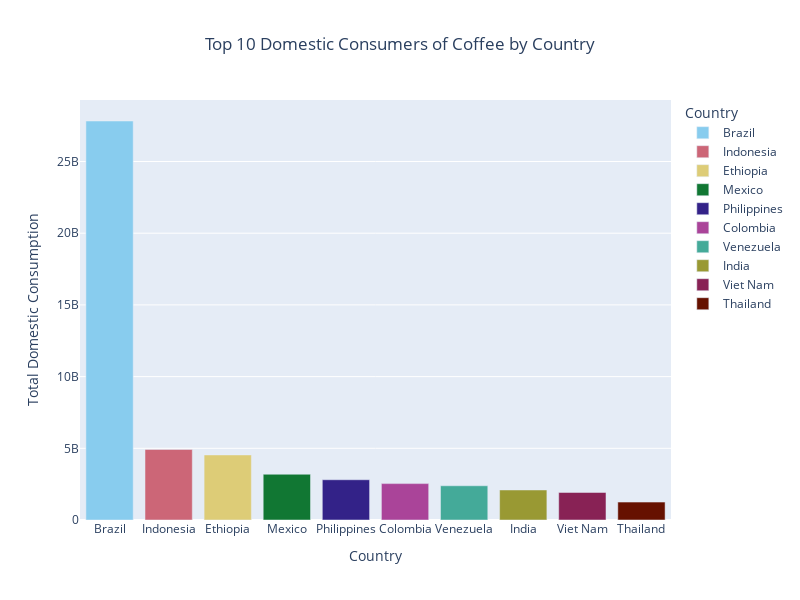

This figure's notebook cell:
### Code cell
# Lets graph the countries with the most domestic consumption

fig1 = px.bar(top_dom_consumption_countries, x = 'country', y = 'total_domestic_consumption', color = 'country',
                color_discrete_sequence = px.colors.qualitative.Safe, labels = {"country": "Country",
                "total_domestic_consumption": "Total Domestic Consumption"},
                title="Top 10 Domestic Consumers of Coffee by Country", width=800, height=600)

fig1.update_layout(title_x=0.5)
fig1.show()

### Figure 1 — Plotly figure (JSON) as saved in the notebook; plotly's stock layout.template omitted (floating-point values rounded to 4 significant figures)
{"data": [{"alignmentgroup": "True", "hovertemplate": "Country=%{x}<br>Total Domestic Consumption=%{y}<extra></extra>", "legendgroup": "Brazil", "marker": {"color": "rgb(136, 204, 238)", "pattern": {"shape": ""}}, "name": "Brazil", "offsetgroup": "Brazil", "orientation": "v", "showlegend": true, "textposition": "auto", "type": "bar", "x": ["Brazil"], "xaxis": "x", "y": [27824700000], "yaxis": "y"}, {"alignmentgroup": "True", "hovertemplate": "Country=%{x}<br>Total Domestic Consumption=%{y}<extra></extra>", "legendgroup": "Indonesia", "marker": {"color": "rgb(204, 102, 119)", "pattern": {"shape": ""}}, "name": "Indonesia", "offsetgroup": "Indonesia", "orientation": "v", "showlegend": true, "textposition": "auto", "type": "bar", "x": ["Indonesia"], "xaxis": "x", "y": [4920480000], "yaxis": "y"}, {"alignmentgroup": "True", "hovertemplate": "Country=%{x}<br>Total Domestic Consumption=%{y}<extra></extra>", "legendgroup": "Ethiopia", "marker": {"color": "rgb(221, 204, 119)", "pattern": {"shape": ""}}, "name": "Ethiopia", "offsetgroup": "Ethiopia", "orientation": "v", "showlegend": true, "textposition": "auto", "type": "bar", "x": ["Ethiopia"], "xaxis": "x", "y": [4536540000], "yaxis": "y"}, {"alignmentgroup": "True", "hovertemplate": "Country=%{x}<br>Total Domestic Consumption=%{y}<extra></extra>", "legendgroup": "Mexico", "marker": {"color": "rgb(17, 119, 51)", "pattern": {"shape": ""}}, "name": "Mexico", "offsetgroup": "Mexico", "orientation": "v", "showlegend": true, "textposition": "auto", "type": "bar", "x": ["Mexico"], "xaxis": "x", "y": [3189660000], "yaxis": "y"}, {"alignmentgroup": "True", "hovertemplate": "Country=%{x}<br>Total Domestic Consumption=%{y}<extra></extra>", "legendgroup": "Philippines", "marker": {"color": "rgb(51, 34, 136)", "pattern": {"shape": ""}}, "name": "Philippines", "offsetgroup": "Philippines", "orientation": "v", "showlegend": true, "textposition": "auto", "type": "bar", "x": ["Philippines"], "xaxis": "x", "y": [2807280000], "yaxis": "y"}, {"alignmentgroup": "True", "hovertemplate": "Country=%{x}<br>Total Domestic Consumption=%{y}<extra></extra>", "legendgroup": "Colombia", "marker": {"color": "rgb(170, 68, 153)", "pattern": {"shape": ""}}, "name": "Colombia", "offsetgroup": "Colombia", "orientation": "v", "showlegend": true, "textposition": "auto", "type": "bar", "x": ["Colombia"], "xaxis": "x", "y": [2536776384], "yaxis": "y"}, {"alignmentgroup": "True", "hovertemplate": "Country=%{x}<br>Total Domestic Consumption=%{y}<extra></extra>", "legendgroup": "Venezuela", "marker": {"color": "rgb(68, 170, 153)", "pattern": {"shape": ""}}, "name": "Venezuela", "offsetgroup": "Venezuela", "orientation": "v", "showlegend": true, "textposition": "auto", "type": "bar", "x": ["Venezuela"], "xaxis": "x", "y": [2386067999], "yaxis": "y"}, {"alignmentgroup": "True", "hovertemplate": "Country=%{x}<br>Total Domestic Consumption=%{y}<extra></extra>", "legendgroup": "India", "marker": {"color": "rgb(153, 153, 51)", "pattern": {"shape": ""}}, "name": "India", "offsetgroup": "India", "orientation": "v", "showlegend": true, "textposition": "auto", "type": "bar", "x": ["India"], "xaxis": "x", "y": [2093460000], "yaxis": "y"}, {"alignmentgroup": "True", "hovertemplate": "Country=%{x}<br>Total Domestic Consumption=%{y}<extra></extra>", "legendgroup": "Viet Nam", "marker": {"color": "rgb(136, 34, 85)", "pattern": {"shape": ""}}, "name": "Viet Nam", "offsetgroup": "Viet Nam", "orientation": "v", "showlegend": true, "textposition": "auto", "type": "bar", "x": ["Viet Nam"], "xaxis": "x", "y": [1920928320], "yaxis": "y"}, {"alignmentgroup": "True", "hovertemplate": "Country=%{x}<br>Total Domestic Consumption=%{y}<extra></extra>", "legendgroup": "Thailand", "marker": {"color": "rgb(102, 17, 0)", "pattern": {"shape": ""}}, "name": "Thailand", "offsetgroup": "Thailand", "orientation": "v", "showlegend": true, "textposition": "auto", "type": "bar", "x": ["Thailand"], "xaxis": "x", "y": [1248600000], "yaxis": "y"}], "layout": {"barmode": "relative", "height": 600, "legend": {"title": {"text": "Country"}, "tracegroupgap": 0}, "title": {"text": "Top 10 Domestic Consumers of Coffee by Country", "x": 0.5}, "width": 800, "xaxis": {"anchor": "y", "categoryarray": ["Brazil", "Indonesia", "Ethiopia", "Mexico", "Philippines", "Colombia", "Venezuela", "India", "Viet Nam", "Thailand"], "categoryorder": "array", "domain": [0, 1], "title": {"text": "Country"}}, "yaxis": {"anchor": "x", "domain": [0, 1], "title": {"text": "Total Domestic Consumption"}}}}
